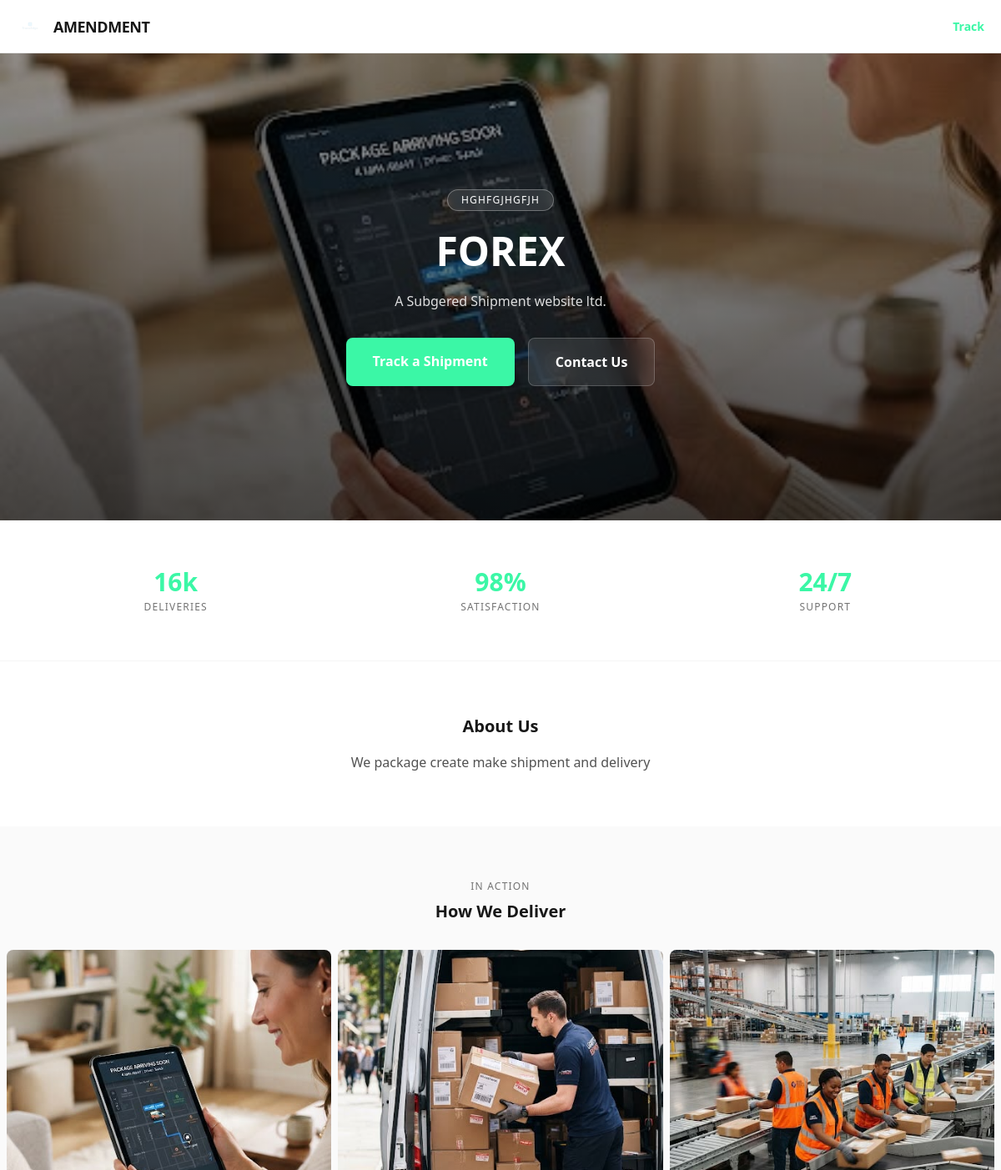
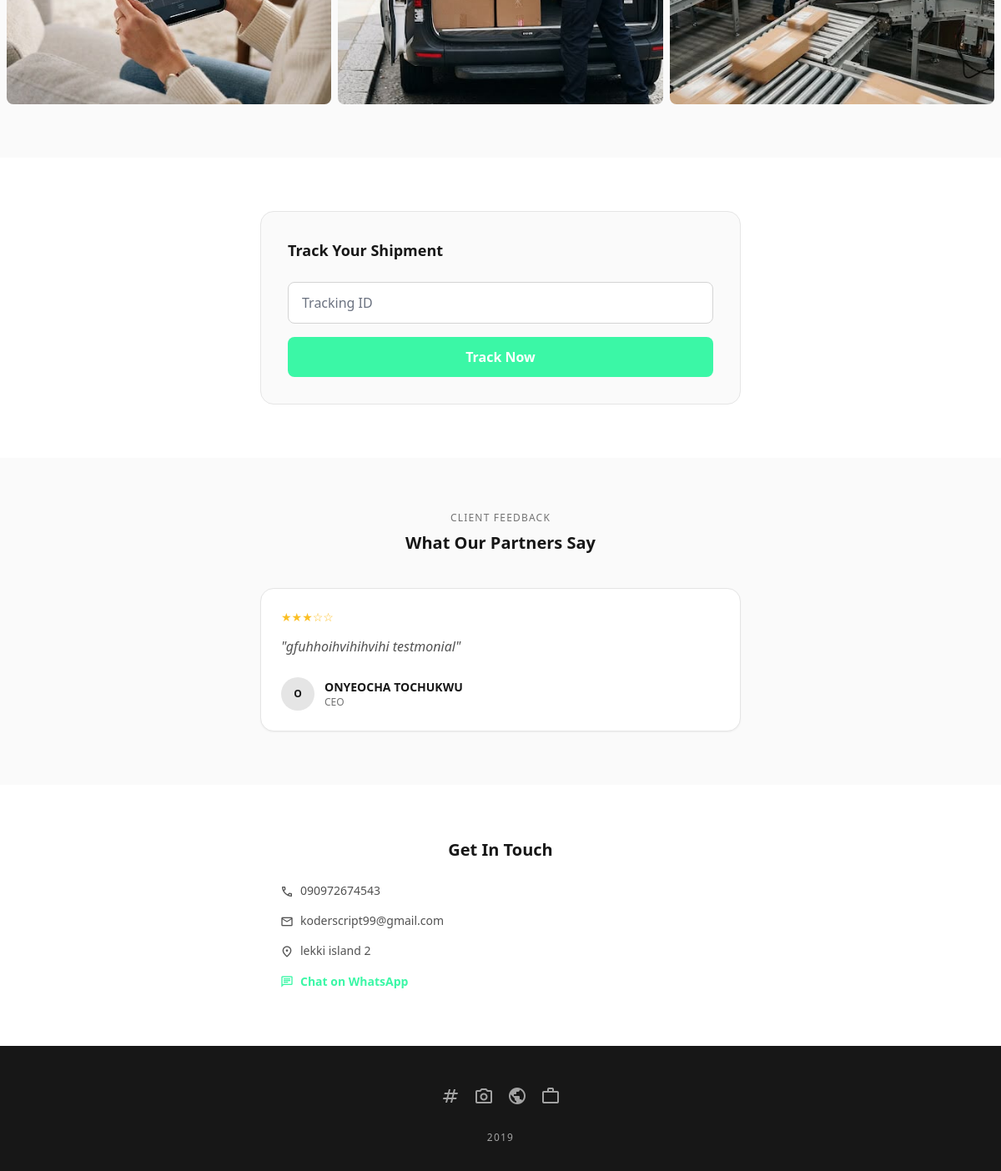
Screenshot of /shipping/site/6D134D49/ with the database file from the repository (2 pictures, top to bottom).
### Business/models.py (models this page shows, shortened)
class SubAdminSiteSettings(models.Model):
    sub_admin = models.OneToOneField(
        "SubAdminProfile",          # ← the existing model in your file
        on_delete=models.CASCADE,
        null=True,
        blank=True,
        related_name="site_settings",
        help_text="Null = global default (set by super-admin).",
    )
    site_name        = models.CharField(max_length=100, blank=True, default="")
    site_tagline     = models.CharField(max_length=255, blank=True, default="")
    logo             = models.ImageField(
        upload_to="site_logos/",
        null=True, blank=True,
        help_text="Upload a logo image.",
    )
    logo_url         = models.URLField(
        blank=True,
        help_text="Use a URL if you don't want to upload a file.",
    )
    favicon_url      = models.URLField(blank=True)
    primary_color    = models.CharField(
        max_length=20, blank=True,
        help_text="Hex color e.g. #38bdf8",
    )
    hero_title       = models.CharField(max_length=255, blank=True, default="")
    hero_subtitle    = models.TextField(blank=True, default="")
    hero_image_url   = models.URLField(blank=True)
    about_text       = models.TextField(
        blank=True,
        help_text="About section shown on the public landing page.",
    )
    stat_deliveries   = models.CharField(max_length=20, blank=True, default="")
    stat_satisfaction = models.CharField(max_length=20, blank=True, default="")
    stat_support      = models.CharField(max_length=20, blank=True, default="")
    phone_primary    = models.CharField(max_length=30, blank=True, default="")
    phone_secondary  = models.CharField(max_length=30, blank=True, default="")
    email_support    = models.EmailField(blank=True, default="")
    email_info       = models.EmailField(blank=True, default="")
    address          = models.TextField(blank=True, default="")
    google_maps_url  = models.URLField(blank=True)
    whatsapp_number  = models.CharField(
        max_length=20, blank=True,
        help_text="Include country code, no + e.g. 2348012345678",
    )
    twitter_url      = models.URLField(blank=True)
    instagram_url    = models.URLField(blank=True)
    facebook_url     = models.URLField(blank=True)
    linkedin_url     = models.URLField(blank=True)
    tiktok_url       = models.URLField(blank=True)
    copyright_text   = models.CharField(max_length=255, blank=True, default="")
    meta_description = models.TextField(blank=True)
    meta_keywords    = models.CharField(max_length=500, blank=True)
    updated_at       = models.DateTimeField(auto_now=True)
    class Meta:
        verbose_name = "Sub-Admin Site Settings"
    @classmethod
    def get_default(cls):
        obj, _ = cls.objects.get_or_create(sub_admin=None)
        return obj
    @classmethod
    def for_user(cls, user):
        default = cls.get_default()
        try:
            profile   = user.sub_admin_profile
            overrides = cls.objects.get(sub_admin=profile)
        except (cls.DoesNotExist, Exception):
            overrides = None
        TEXT_FIELDS = [
            "site_name", "site_tagline", "logo_url", "favicon_url",
            "primary_color", "hero_title", "hero_subtitle", "hero_image_url",
            "about_text", "stat_deliveries", "stat_satisfaction", "stat_support",
            "phone_primary", "phone_secondary", "email_support", "email_info",
            "address", "google_maps_url", "whatsapp_number",
            "twitter_url", "instagram_url", "facebook_url",
            "linkedin_url", "tiktok_url", "copyright_text",
            "meta_description", "meta_keywords",
        ]
        merged = {}
        for field in TEXT_FIELDS:
            default_val  = getattr(default,   field, "") or ""
            override_val = getattr(overrides, field, "") or "" if overrides else ""
            merged[field] = override_val if override_val.strip() else default_val
        if overrides and overrides.logo:
            merged["logo"] = overrides.logo.url
        elif default.logo:
            merged["logo"] = default.logo.url
        else:
            merged["logo"] = merged.get("logo_url", "")
        return merged

class BrandGalleryImage(models.Model):
    image = models.ImageField(upload_to="brand_gallery/")
    caption = models.CharField(max_length=120, blank=True)
    sort_order = models.PositiveIntegerField(default=0)
    is_active = models.BooleanField(default=True)
    class Meta:
        ordering = ["sort_order"]

class Testimonial(models.Model):
    name        = models.CharField(max_length=100)
    role        = models.CharField(max_length=150, help_text="e.g. COO, GlobalTech Solutions")
    avatar      = models.ImageField(upload_to="testimonials/", null=True, blank=True)
    avatar_url  = models.URLField(blank=True, help_text="Use URL if no file upload")
    content     = models.TextField()
    rating      = models.PositiveSmallIntegerField(default=5,
                  help_text="1–5 stars")
    is_active   = models.BooleanField(default=True)
    sort_order  = models.PositiveIntegerField(default=0)
    created_at  = models.DateTimeField(auto_now_add=True)
    class Meta:
        ordering = ["sort_order", "-created_at"]
    def get_avatar(self):
        if self.avatar:
            return self.avatar.url
        return self.avatar_url or ""

### Business/sub_admin_views.py (the view)
# urls.py: path("site/<str:referral_code>/", sv.public_subadmin_landing, name="public-subadmin-landing"),
def public_subadmin_landing(request, referral_code):
    profile = get_object_or_404(SubAdminProfile, referral_code=referral_code.upper())
    request.session["active_referral_code"] = profile.referral_code
    settings_ctx = SubAdminSiteSettings.for_user(profile.user)
    return render(request, "public/landing.html", {
        "settings":     settings_ctx,
        "profile":      profile,
        "testimonials": Testimonial.objects.filter(is_active=True).order_by("sort_order"),
        "gallery_images": BrandGalleryImage.objects.filter(is_active=True).order_by("sort_order"),
    })

### Business/context_processors.py (called while the page is built, shortened)
def unread_notifications(request):
    user = getattr(request, "user", None)
    if not user or not user.is_authenticated or user.role != User.Role.SUB_ADMIN:
        return {"unread_notifications": 0}

def branding(request):
    ref = request.session.get("active_referral_code")
    profile = SubAdminProfile.objects.filter(referral_code=ref).first() if ref else None
    settings_ctx = (
        SubAdminSiteSettings.for_user(profile.user) if profile
        else default_settings_context()
    )
    return {
        "settings": settings_ctx,
        "profile": profile,
        "testimonials": Testimonial.objects.filter(is_active=True).order_by("sort_order"),
        "gallery_images": BrandGalleryImage.objects.filter(is_active=True).order_by("sort_order"),
    }

### Business/templates/public/landing.html (shortened to what this page needs)
<!DOCTYPE html>
{% load static %}
<html class="scroll-smooth" lang="en">
<head>
<script src="https://cdn.tailwindcss.com?plugins=forms,container-queries"></script>
</head>
<body class="bg-white text-neutral-900">
<header class="fixed top-0 left-0 w-full z-50 bg-white/90 backdrop-blur-md border-b border-neutral-200 flex justify-between items-center h-16 px-5">
  <div class="flex items-center gap-3">
    {% if settings.logo %}
      <img src="{{ settings.logo }}" alt="{{ settings.site_name }}" class="h-8 w-auto">
    {% else %}
      <span class="material-symbols-outlined brand-text">local_shipping</span>
    {% endif %}
    <span class="font-bold text-lg tracking-tight">{{ settings.site_name|default:"Logistics" }}</span>
  </div>
  <a href="#track" class="text-sm font-semibold brand-text">Track</a>
</header>
<main class="pt-16">
  <section class="relative min-h-[560px] flex items-center justify-center overflow-hidden">
    <div class="absolute inset-0">
      {% if settings.hero_image_url %}
        <img src="{{ settings.hero_image_url }}" class="w-full h-full object-cover" alt="">
      {% else %}
        {% with gallery_images|first as fallback %}
          {% if fallback %}<img src="{{ fallback.image.url }}" class="w-full h-full object-cover" alt="">{% else %}
          <div class="w-full h-full bg-neutral-900"></div>{% endif %}
        {% endwith %}
      {% endif %}
    </div>
    <div class="absolute inset-0 hero-gradient"></div>
    <div class="relative z-10 w-full px-6 text-center text-white">
      <span class="inline-block px-4 py-1 rounded-full border border-white/30 bg-white/10 backdrop-blur-sm text-xs uppercase tracking-widest mb-6">
        {{ settings.site_tagline|default:"Your Logistics Partner" }}
      </span>
      <h1 class="font-bold text-3xl md:text-5xl leading-tight mb-6">
        {{ settings.hero_title|default:"Fast, Reliable Shipping — Every Time." }}
      </h1>
      {% if settings.hero_subtitle %}
      <p class="max-w-xl mx-auto text-white/85 mb-8">{{ settings.hero_subtitle }}</p>
      {% endif %}
      <div class="flex flex-col sm:flex-row gap-4 justify-center mt-4">
        <a href="#track" class="brand-bg text-white py-4 px-8 rounded-lg font-semibold shadow-lg">Track a Shipment</a>
        <a href="#contact" class="bg-white/10 backdrop-blur-md border border-white/20 text-white py-4 px-8 rounded-lg font-semibold">Contact Us</a>
      </div>
    </div>
  </section>
  <section class="py-14 px-6 grid grid-cols-3 gap-4 text-center border-b border-neutral-100">
    <div>
      <p class="text-2xl md:text-3xl font-bold brand-text">{{ settings.stat_deliveries|default:"15k+" }}</p>
      <p class="text-xs uppercase tracking-widest text-neutral-500 mt-1">Deliveries</p>
    </div>
    <div>
      <p class="text-2xl md:text-3xl font-bold brand-text">{{ settings.stat_satisfaction|default:"98%" }}</p>
      <p class="text-xs uppercase tracking-widest text-neutral-500 mt-1">Satisfaction</p>
    </div>
    <div>
      <p class="text-2xl md:text-3xl font-bold brand-text">{{ settings.stat_support|default:"24/7" }}</p>
      <p class="text-xs uppercase tracking-widest text-neutral-500 mt-1">Support</p>
    </div>
  </section>
  {% if settings.about_text %}
  <section class="py-16 px-6 max-w-2xl mx-auto text-center">
    <h2 class="text-xl font-bold mb-4">About Us</h2>
    <p class="text-neutral-600 leading-relaxed">{{ settings.about_text }}</p>
  </section>
  {% endif %}
  {% if gallery_images %}
  <section class="py-16 bg-neutral-50">
    <div class="px-6 mb-8 text-center">
      <p class="text-xs uppercase tracking-widest text-neutral-500">In Action</p>
      <h2 class="text-xl font-bold mt-2">How We Deliver</h2>
    </div>
    <div class="grid grid-cols-2 md:grid-cols-3 gap-2 px-2">
      {% for g in gallery_images %}
      <div class="aspect-square overflow-hidden rounded-lg">
        <img src="{{ g.image.url }}" alt="{{ g.caption }}" class="w-full h-full object-cover">
      </div>
      {% endfor %}
    </div>
  </section>
  {% endif %}
  <section class="py-16 px-6">
    <div class="bg-neutral-50 rounded-2xl border border-neutral-200 p-8 max-w-xl mx-auto" id="track">
      <h3 class="text-lg font-bold mb-6">Track Your Shipment</h3>
      <form class="space-y-4">
        <input type="text" placeholder="Tracking ID" class="w-full px-4 py-3 rounded-lg border border-neutral-300 focus:brand-border outline-none">
        <button type="submit" class="w-full brand-bg text-white py-3 rounded-lg font-semibold">Track Now</button>
      </form>
    </div>
  </section>
  {% if testimonials %}
  <section class="py-16 px-6 bg-neutral-50">
    <div class="text-center mb-10">
      <p class="text-xs uppercase tracking-widest text-neutral-500">Client Feedback</p>
      <h2 class="text-xl font-bold mt-2">What Our Partners Say</h2>
    </div>
    <div class="flex flex-col gap-6 max-w-xl mx-auto">
      {% for t in testimonials %}
      <div class="bg-white p-6 rounded-2xl border border-neutral-200 shadow-sm">
        <div class="flex gap-1 mb-3 text-amber-400 text-sm">
          {% for i in "12345" %}{% if forloop.counter <= t.rating %}★{% else %}☆{% endif %}{% endfor %}
        </div>
        <p class="text-neutral-600 italic mb-6 leading-relaxed">"{{ t.content }}"</p>
        <div class="flex items-center gap-3">
          {% if t.get_avatar %}
            <img src="{{ t.get_avatar }}" class="w-10 h-10 rounded-full object-cover">
          {% else %}
            <div class="w-10 h-10 rounded-full bg-neutral-200 flex items-center justify-center text-xs font-bold">{{ t.name|slice:":1" }}</div>
          {% endif %}
          <div>
            <p class="font-semibold text-sm">{{ t.name }}</p>
            <p class="text-xs text-neutral-500 uppercase">{{ t.role }}</p>
          </div>
        </div>
      </div>
      {% endfor %}
    </div>
  </section>
  {% endif %}
  <section class="py-16 px-6 max-w-xl mx-auto" id="contact">
    <h2 class="text-xl font-bold mb-6 text-center">Get In Touch</h2>
    <div class="space-y-3 text-sm text-neutral-600">
      {% if settings.phone_primary %}<p><span class="material-symbols-outlined align-middle text-base mr-2">call</span>{{ settings.phone_primary }}</p>{% endif %}
      {% if settings.email_support %}<p><span class="material-symbols-outlined align-middle text-base mr-2">mail</span>{{ settings.email_support }}</p>{% endif %}
      {% if settings.address %}<p><span class="material-symbols-outlined align-middle text-base mr-2">location_on</span>{{ settings.address }}</p>{% endif %}
      {% if settings.whatsapp_number %}
      <a href="https://wa.me/{{ settings.whatsapp_number }}" class="inline-flex items-center gap-2 brand-text font-semibold">
        <span class="material-symbols-outlined text-base">chat</span> Chat on WhatsApp
      </a>
      {% endif %}
    </div>
  </section>
</main>
<footer class="bg-neutral-900 text-neutral-400 pt-12 pb-8 px-6 text-center">
  <div class="flex justify-center gap-4 mb-6">
    {% if settings.twitter_url %}<a href="{{ settings.twitter_url }}" class="hover:text-white"><span class="material-symbols-outlined">tag</span></a>{% endif %}
    {% if settings.instagram_url %}<a href="{{ settings.instagram_url }}" class="hover:text-white"><span class="material-symbols-outlined">photo_camera</span></a>{% endif %}
    {% if settings.facebook_url %}<a href="{{ settings.facebook_url }}" class="hover:text-white"><span class="material-symbols-outlined">public</span></a>{% endif %}
    {% if settings.linkedin_url %}<a href="{{ settings.linkedin_url }}" class="hover:text-white"><span class="material-symbols-outlined">work</span></a>{% endif %}
  </div>
  <p class="text-xs uppercase tracking-widest">{{ settings.copyright_text|default:"© All rights reserved." }}</p>
</footer>
</body>
</html>

### rows the page displays
SubAdminSiteSettings: site_name "AMENDMENT", site_tagline "HGHFGJHGFJH", hero_title "FOREX", hero_subtitle "A Subgered Shipment website ltd.", stat_deliveries "16k", about_text "We package create make shipment and delivery", copyright_text "2019"
BrandGalleryImage: image (picture)
BrandGalleryImage: image (picture)
BrandGalleryImage: image (picture)
Testimonial: rating 3 (drawn), content "gfuhhoihvihihvihi testmonial", name "O", name "ONYEOCHA TOCHUKWU", role "CEO"
SubAdminSiteSettings: phone_primary "090972674543", email_support "koderscript99@gmail.com", address "lekki island 2"

### other values shown
{{ settings.stat_satisfaction|default:"98%" }} "98%"
{{ settings.stat_support|default:"24/7" }} "24/7"
